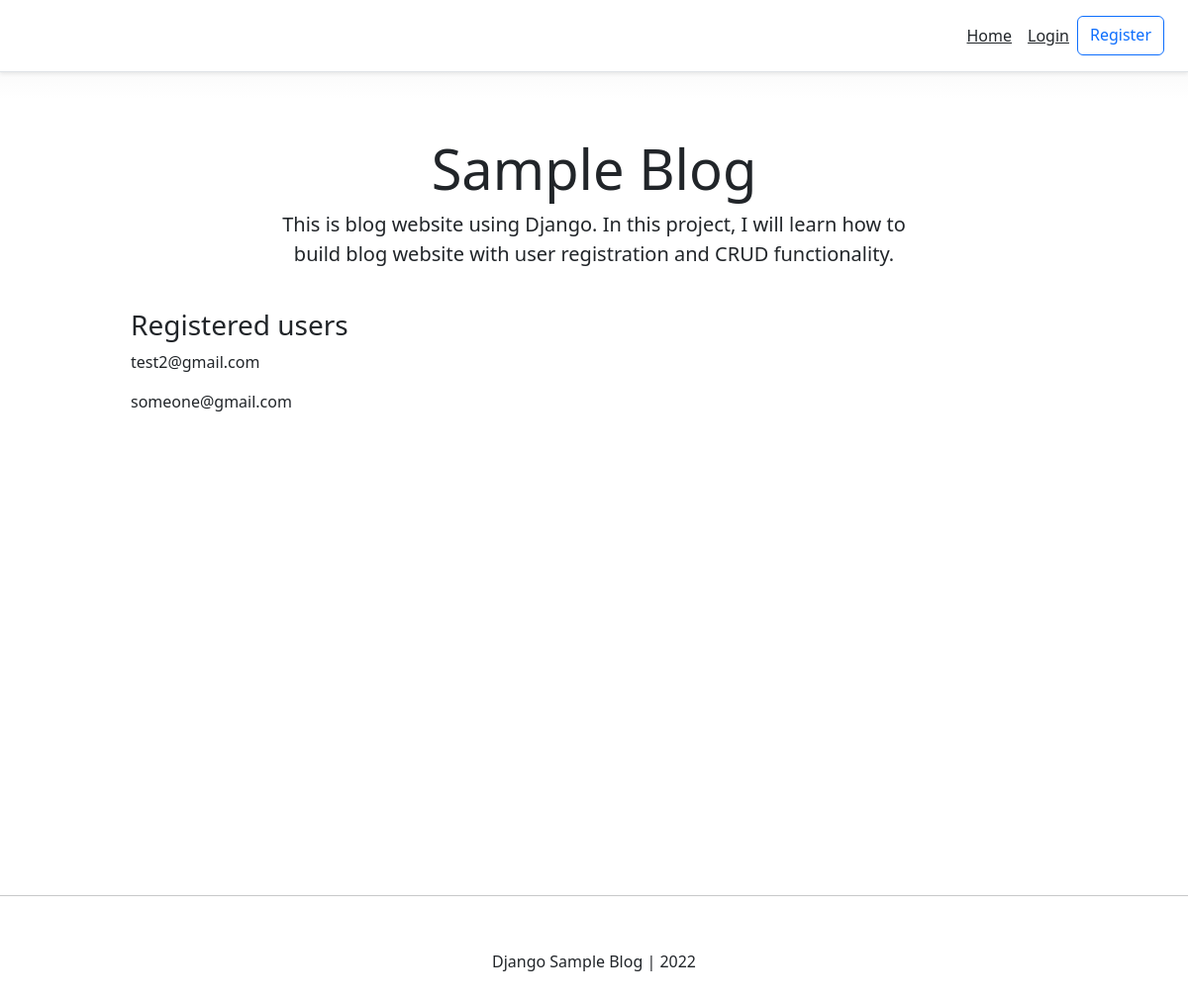
The app's page /, older data.
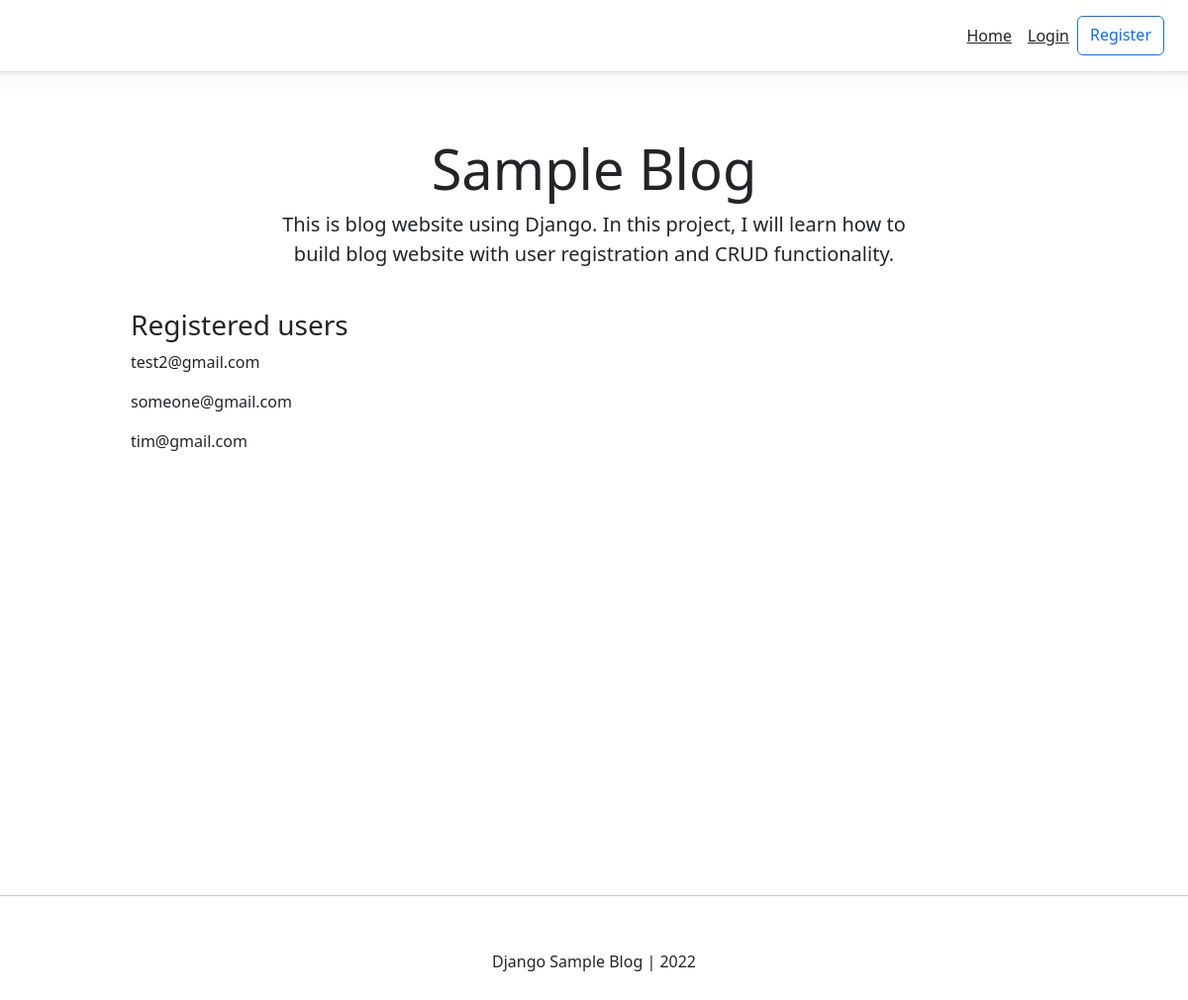
The same page, newer data.
### account/models.py (models this page shows, shortened)
class Account(AbstractBaseUser):
    email           = models.EmailField(verbose_name="email", max_length=60, unique=True)
    username        = models.CharField(max_length=30, unique=True)
    date_joined     = models.DateTimeField(verbose_name='date joined', auto_now_add=True)
    last_joined     = models.DateTimeField(verbose_name='last login', auto_now=True)
    is_admin        = models.BooleanField(default=False)
    is_active       = models.BooleanField(default=True)
    is_staff        = models.BooleanField(default=False)
    is_superuser    = models.BooleanField(default=False)
    USERNAME_FIELD = 'email'
    REQUIRED_FIELDS = ['username', ]
    objects = MyAccountManager()
    def __str__(self):
        return self.email

### personal/views.py (the view)
# urls.py: path('', home_screen_view, name="home"),
def home_screen_view(request):
    context = {}
    accounts = Account.objects.all()
    context['accounts'] = accounts
    return render(request, "personal/home.html", context)

### personal/templates/personal/home.html
{% extends 'base.html' %}
{% block content %}
<div class="pricing-header px-3 py-3 pt-md-5 pb-md-4 mx-auto text-center">
    <h1 class="display-4">Sample Blog</h1>
    <p class="lead">This is blog website using Django. In this project, I will learn how to build blog website with user registration and CRUD functionality.</p>
</div>
<div class="container">
    <div class="d-flex flex-column">
        <h3>Registered users</h3>
        {% for account in accounts %}
            <p>{{account}}</p>
        {% endfor %}
    </div>
</div>
{% endblock content %}

Row changes from the older to the newer data that the page shows:
added Account: email "tim@gmail.com"
